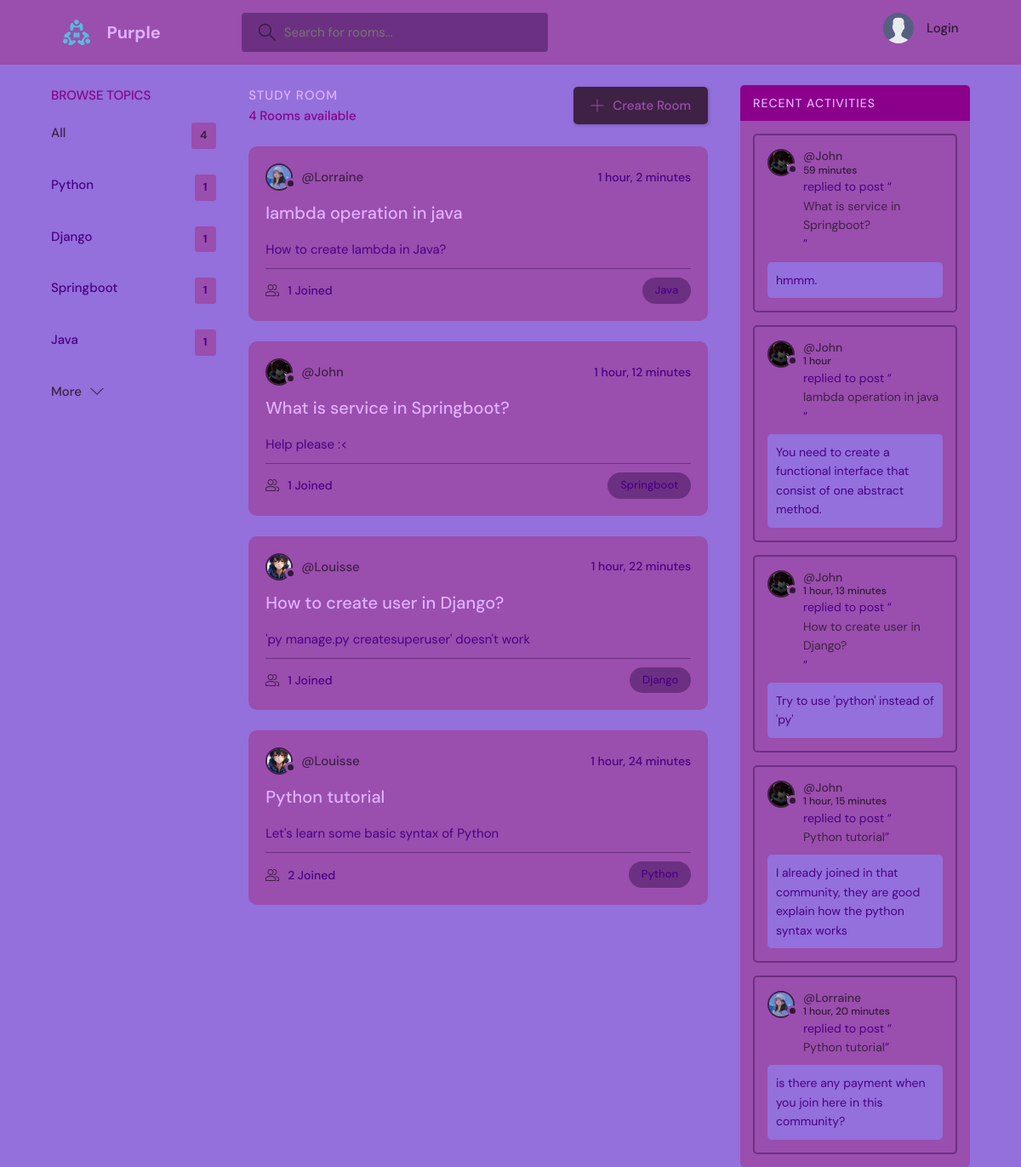
The page / on the database its author committed.
### baseapp/models.py (models this page shows, shortened)
class Topic(models.Model):
    name = models.CharField(max_length=255, unique=True)
    def __str__(self):
        return self.name

class Room(models.Model):
    name = models.CharField(max_length=255, null=True)
    host = models.ForeignKey(User, on_delete=models.CASCADE)
    topic = models.ForeignKey(Topic, on_delete=models.CASCADE)
    participants = models.ManyToManyField(User, related_name="participants")
    description = models.TextField(max_length=255)
    created = models.DateTimeField(auto_now_add=True)
    class Meta:
        ordering = ["-created"]

class User(AbstractUser):
    avatar = models.ImageField(null=True, default="avatar.svg")
    name = models.CharField(max_length=255, null=True)
    email = models.EmailField(unique=True)
    bio = models.TextField(null=True)
    USERNAME_FIELD = "email"
    REQUIRED_FIELDS = ["username"]

class Message(models.Model):
    host = models.ForeignKey(User, on_delete=models.CASCADE, null=True)
    room = models.ForeignKey(Room, on_delete=models.CASCADE, null=True)
    messages = models.CharField(max_length=255, null=True)
    created = models.DateTimeField(auto_now_add=True)
    class Meta:
        ordering = ["-created"]

### baseapp/views.py (the view)
# urls.py: path("", views.home, name="home"),
def home(request):
    query = request.GET.get("q") if request.GET.get("q") is not None else ""
    topics = Topic.objects.all()[:7]
    rooms = Room.objects.all()
    messages = Message.objects.all()[:5]
    room_topic = rooms.filter(
        name__icontains = query
    )
    context ={
        "topics": topics,
        "room_topic":room_topic,
        "rooms": rooms,
        "messages": messages,
    }
    return render(request, "home.html", context)

### baseapp/templates/home.html
{% extends "main.html" %}
{% block content %}
<main class="layout layout--3">
  <div class="container">
    {% include "topics_component.html" %}
    {% include "room_component.html" %}
    {% include "activities_component.html" %}
  </div>
</main>
{% endblock %}

### baseapp/templates/topics_component.html
{% block content %}
<div class="topics">
  <div class="topics__header">
    <h2>Browse Topics</h2>
  </div>
  <ul class="topics__list">
    <li>
      <a href="/" class="active">All <span>{{topics.count}}</span></a>
    </li>
      {% for topic in topics %}
    <li>
      <a href="?q={{topic.name}}">{{topic.name}} <span>{{topic.room_set.all.count}}</span></a>
    </li>
      {% endfor %}
  </ul>
  <a class="btn btn--link" href="/topics">
    More
    <svg version="1.1" xmlns="http://www.w3.org/2000/svg" width="32" height="32" viewBox="0 0 32 32">
      <title>chevron-down</title>
      <path d="M16 21l-13-13h-3l16 16 16-16h-3l-13 13z"></path>
    </svg>
  </a>
</div>
{% endblock %}

### baseapp/templates/room_component.html (shortened to what this page needs)
{% block content %}
<div class="roomList">
      <div class="roomList__header">
        <div>
          <h2>Study Room</h2>
          <p>{{room_topic.count}}
          {% if room_topic.count <= 1 %}
            <span> Room available</span>
          {% else %}
            <span> Rooms available</span>
          {% endif %}
          </p>
        </div>
        <a class="btn btn--main" href="/create-room">
          <svg version="1.1" xmlns="http://www.w3.org/2000/svg" width="32" height="32" viewBox="0 0 32 32">
            <title>add</title>
            <path
              d="M16.943 0.943h-1.885v14.115h-14.115v1.885h14.115v14.115h1.885v-14.115h14.115v-1.885h-14.115v-14.115z"
            ></path>
          </svg>
          Create Room
        </a>
      </div>
      {% for room in room_topic %}
      <div class="roomListRoom">
        <div class="roomListRoom__header">
          <a href="/profile/{{room.host.id}}" class="roomListRoom__author">
            <div class="avatar avatar--small">
              <img src="{{room.host.avatar.url}}" />
            </div>
            <span>@{{room.host.username}}</span>
          </a>
          <div class="roomListRoom__actions">
            <span>{{room.created|timesince}}</span>
          </div>
        </div>
        <div class="roomListRoom__content">
          <a href="/room/{{room.id}}">{{room.name}}</a>
          <p>
            {{room.description}}
          </p>
        </div>
        <div class="roomListRoom__meta">
          <a href="/room/{{room.id}}" class="roomListRoom__joined">
            {{room.message_set.all.count}} Joined
          </a>
          <p class="roomListRoom__topic">{{room.topic}}</p>
        </div>
      </div>
      {% endfor %}
    </div>
{% endblock %}

### baseapp/templates/activities_component.html (shortened to what this page needs)
{% block content %}
<div class="activities">
      <div class="activities__header">
        <h2>Recent Activities</h2>
      </div>
      {% for activity in messages %}
      <div class="activities__box">
        <div class="activities__boxHeader roomListRoom__header">
          <a href="/profile/{{activity.host.id}}" class="roomListRoom__author">
            <div class="avatar avatar--small">
              <img src="{{activity.host.avatar.url}}" />
            </div>
            <p>
              @{{activity.host.username}}
              <span>{{activity.created|timesince}}</span>
            </p>
          </a>
        </div>
        <div class="activities__boxContent">
          <p>replied to post “<a href="/room/{{activity.room.id}}">{{activity.room.name}}</a>”</p>
          <div class="activities__boxRoomContent">
            {{activity.messages}}
          </div>
        </div>
      </div>
      {% endfor %}
    </div>
{% endblock %}

### rows shown on the page
Topic: name "Python", room_set.all.count "1"
Topic: name "Django", room_set.all.count "1"
Topic: name "Springboot", room_set.all.count "1"
Topic: name "Java", room_set.all.count "1"
Room: host.avatar (picture), host.username "Lorraine", created "1 hour, 2 minutes", name "lambda operation in java", description "How to create lambda in Java?", message_set.all.count "1", topic "Java"
Room: host.avatar (picture), host.username "John", created "1 hour, 12 minutes", name "What is service in Springboot?", description "Help please :<", message_set.all.count "1", topic "Springboot"
Room: host.avatar (picture), host.username "Louisse", created "1 hour, 22 minutes", name "How to create user in Django?", description "'py manage.py createsuperuser' doesn't work", message_set.all.count "1", topic "Django"
Room: host.avatar (picture), host.username "Louisse", created "1 hour, 24 minutes", name "Python tutorial", description "Let's learn some basic syntax of Python", message_set.all.count "2", topic "Python"
Message: host.avatar (picture), host.username "John", created "59 minutes", room.name "What is service in Springboot?", messages "hmmm."
Message: host.avatar (picture), host.username "John", created "1 hour", room.name "lambda operation in java", messages "You need to create a functional interface that consist of one abstract method."
Message: host.avatar (picture), host.username "John", created "1 hour, 13 minutes", room.name "How to create user in Django?", messages "Try to use 'python' instead of 'py'"
Message: host.avatar (picture), host.username "John", created "1 hour, 15 minutes", room.name "Python tutorial", messages "I already joined in that community, they are good explain how the python syntax works"
Message: host.avatar (picture), host.username "Lorraine", created "1 hour, 20 minutes", room.name "Python tutorial", messages "is there any payment when you join here in this community?"

### other values the page prints
{{ topics.count }} "4"
{{ room_topic.count }} "4"
